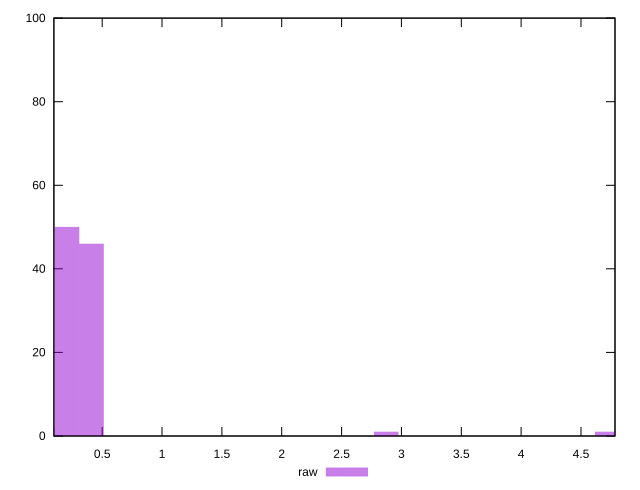

The script that saved this image:
reset
set terminal svg size 640, 490
set output "reprap/network-rtt/samples/pages+cached/raw/histogram.svg"

$raw <<EOF
4.798812955880837 1
0.21812786163094713 56
2.8356622012023127 1
0 3
0.43625572326189427 39
EOF

set key outside below
set boxwidth 0.21812786163094713
set yrange [0:100]
set style fill transparent solid 0.5 noborder

plot \
  $raw title "raw" with boxes, \


reset
